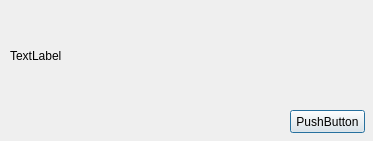
<?xml version="1.0" encoding="UTF-8"?>
<ui version="4.0">
 <class>Dialog</class>
 <widget class="QDialog" name="Dialog">
  <property name="geometry">
   <rect>
    <x>0</x>
    <y>0</y>
    <width>373</width>
    <height>141</height>
   </rect>
  </property>
  <property name="windowTitle">
   <string>Dialog</string>
  </property>
  <widget class="QPushButton" name="pushButton">
   <property name="geometry">
    <rect>
     <x>290</x>
     <y>110</y>
     <width>75</width>
     <height>23</height>
    </rect>
   </property>
   <property name="text">
    <string>PushButton</string>
   </property>
  </widget>
  <widget class="QLabel" name="label">
   <property name="geometry">
    <rect>
     <x>10</x>
     <y>10</y>
     <width>351</width>
     <height>91</height>
    </rect>
   </property>
   <property name="text">
    <string>TextLabel</string>
   </property>
  </widget>
 </widget>
 <resources/>
 <connections/>
</ui>
